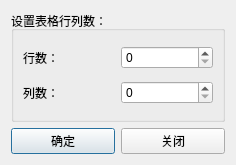
<?xml version="1.0" encoding="UTF-8"?>
<ui version="4.0">
 <class>ExDlgSize</class>
 <widget class="QDialog" name="ExDlgSize">
  <property name="geometry">
   <rect>
    <x>0</x>
    <y>0</y>
    <width>236</width>
    <height>165</height>
   </rect>
  </property>
  <property name="windowTitle">
   <string>Dialog</string>
  </property>
  <layout class="QVBoxLayout" name="verticalLayout">
   <item>
    <widget class="QGroupBox" name="groupBox">
     <property name="title">
      <string>设置表格行列数：</string>
     </property>
     <layout class="QGridLayout" name="gridLayout">
      <item row="0" column="0">
       <widget class="QLabel" name="label">
        <property name="text">
         <string>行数：</string>
        </property>
       </widget>
      </item>
      <item row="0" column="1">
       <widget class="QSpinBox" name="spinBoxRow"/>
      </item>
      <item row="1" column="0">
       <widget class="QLabel" name="label_2">
        <property name="text">
         <string>列数：</string>
        </property>
       </widget>
      </item>
      <item row="1" column="1">
       <widget class="QSpinBox" name="spinBoxCol"/>
      </item>
     </layout>
    </widget>
   </item>
   <item>
    <layout class="QHBoxLayout" name="horizontalLayout">
     <item>
      <widget class="QPushButton" name="btnOk">
       <property name="text">
        <string>确定</string>
       </property>
       <property name="icon">
        <iconset resource="../../../../resources/resources.qrc">
         <normaloff>:/images/ExQtCustomDialog/Image005.png</normaloff>:/images/ExQtCustomDialog/Image005.png</iconset>
       </property>
      </widget>
     </item>
     <item>
      <widget class="QPushButton" name="btnClose">
       <property name="text">
        <string>关闭</string>
       </property>
       <property name="icon">
        <iconset resource="../../../../resources/resources.qrc">
         <normaloff>:/images/ExQtCustomDialog/Image007.png</normaloff>:/images/ExQtCustomDialog/Image007.png</iconset>
       </property>
      </widget>
     </item>
    </layout>
   </item>
  </layout>
 </widget>
 <resources>
  <include location="../../../../resources/resources.qrc"/>
 </resources>
 <connections/>
</ui>
